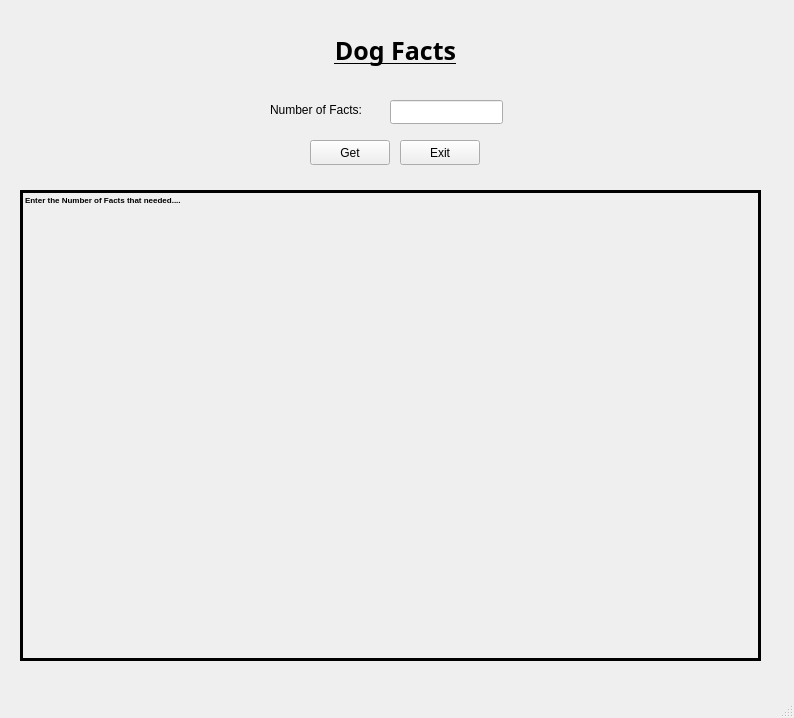
<?xml version="1.0" encoding="UTF-8"?>
<ui version="4.0">
 <class>MainWindow</class>
 <widget class="QMainWindow" name="MainWindow">
  <property name="geometry">
   <rect>
    <x>0</x>
    <y>0</y>
    <width>794</width>
    <height>718</height>
   </rect>
  </property>
  <property name="windowTitle">
   <string>MainWindow</string>
  </property>
  <widget class="QWidget" name="centralwidget">
   <widget class="QLabel" name="NumFacts">
    <property name="geometry">
     <rect>
      <x>270</x>
      <y>100</y>
      <width>101</width>
      <height>20</height>
     </rect>
    </property>
    <property name="text">
     <string>Number of Facts:</string>
    </property>
   </widget>
   <widget class="QPushButton" name="pushButtonGetUrl">
    <property name="geometry">
     <rect>
      <x>310</x>
      <y>140</y>
      <width>80</width>
      <height>25</height>
     </rect>
    </property>
    <property name="text">
     <string>Get</string>
    </property>
   </widget>
   <widget class="QPushButton" name="pushButton">
    <property name="geometry">
     <rect>
      <x>400</x>
      <y>140</y>
      <width>80</width>
      <height>25</height>
     </rect>
    </property>
    <property name="text">
     <string>Exit</string>
    </property>
   </widget>
   <widget class="QLabel" name="label">
    <property name="geometry">
     <rect>
      <x>20</x>
      <y>190</y>
      <width>741</width>
      <height>471</height>
     </rect>
    </property>
    <property name="font">
     <font>
      <pointsize>6</pointsize>
      <weight>75</weight>
      <bold>true</bold>
     </font>
    </property>
    <property name="frameShape">
     <enum>QFrame::Box</enum>
    </property>
    <property name="lineWidth">
     <number>3</number>
    </property>
    <property name="text">
     <string>Enter the Number of Facts that needed....</string>
    </property>
    <property name="textFormat">
     <enum>Qt::PlainText</enum>
    </property>
    <property name="alignment">
     <set>Qt::AlignLeading|Qt::AlignLeft|Qt::AlignTop</set>
    </property>
    <property name="wordWrap">
     <bool>true</bool>
    </property>
   </widget>
   <widget class="QLineEdit" name="lineEditUrl">
    <property name="geometry">
     <rect>
      <x>390</x>
      <y>100</y>
      <width>113</width>
      <height>24</height>
     </rect>
    </property>
   </widget>
   <widget class="QLabel" name="label_2">
    <property name="geometry">
     <rect>
      <x>310</x>
      <y>30</y>
      <width>171</width>
      <height>41</height>
     </rect>
    </property>
    <property name="font">
     <font>
      <family>Myriad Hebrew</family>
      <pointsize>19</pointsize>
      <weight>75</weight>
      <italic>false</italic>
      <bold>true</bold>
      <underline>true</underline>
      <strikeout>false</strikeout>
     </font>
    </property>
    <property name="text">
     <string>Dog Facts</string>
    </property>
    <property name="alignment">
     <set>Qt::AlignCenter</set>
    </property>
   </widget>
  </widget>
  <widget class="QMenuBar" name="menubar">
   <property name="geometry">
    <rect>
     <x>0</x>
     <y>0</y>
     <width>794</width>
     <height>25</height>
    </rect>
   </property>
  </widget>
  <widget class="QStatusBar" name="statusbar"/>
 </widget>
 <resources/>
 <connections>
  <connection>
   <sender>pushButton</sender>
   <signal>clicked()</signal>
   <receiver>MainWindow</receiver>
   <slot>close()</slot>
   <hints>
    <hint type="sourcelabel">
     <x>333</x>
     <y>219</y>
    </hint>
    <hint type="destinationlabel">
     <x>461</x>
     <y>197</y>
    </hint>
   </hints>
  </connection>
 </connections>
</ui>
